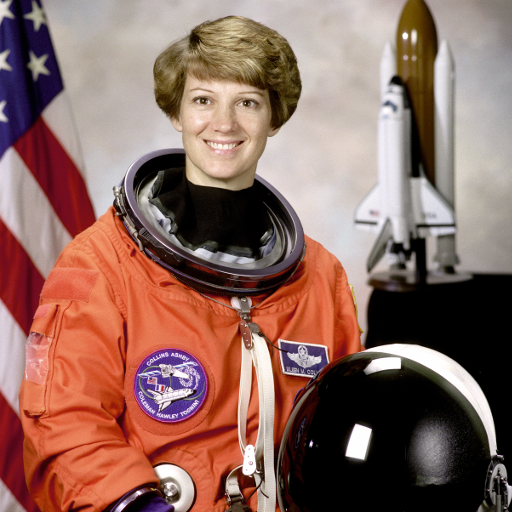
#> input picture skimage.data.astronaut(), 512 x 512 px
$ python '02_7_Computer-Vision_GImage Enhancement.py'
#> lines starting #> are read from the running program, lines starting #| are printed output that depends on the picture; after the words box and inside, x2 and y2 are one past the last pixel; in counts of white or black regions, pixels touching at a corner belong together
# -*- coding: utf-8 -*-
"""
Part G: Image Enhancement
원본: 02_Computer-Vision.ipynb (cell 142~169)
"""


# %% [markdown]
# (아래 셀들은 이전 섹션에서 정의된 상태를 이 파일 단독 실행을 위해 재구성한 것입니다.)


# %%
# --- 이전 section 상태 재구성: 원본 cell 4 ---
import cv2
import numpy as np
import matplotlib.pyplot as plt
import skimage.data

# %%
# --- 이전 section 상태 재구성: 원본 cell 57 ---
image = skimage.data.astronaut()
#> image is the input picture: shape (512, 512, 3); mean R, G, B 141.6, 105.8, 96.5
image = image.astype(np.float32) / 255.

# TODO: 이미지를 HSV 색공간으로 변환
image_hsv = cv2.cvtColor(image, cv2.COLOR_RGB2HSV)
#> image_hsv: shape (512, 512, 3) float32; mean H, S, V 78.3, 0.4, 0.6

# TODO: HSV 이미지의 각 채널 분리
h, s, v = cv2.split(image_hsv)

# TODO: V 값에 배율을 적용하여 명도 증폭
v_amplified = v * 1.5

# TODO: np.clip(v, 0, 1)을 사용하여 최소/최대값 설정
v_amplified = np.clip(v_amplified, 0, 1)

# TODO: 각 채널을 cv2.merge([h, s, v])로 결합
image_hsv_amplified = cv2.merge([h, s, v_amplified])
#> image_hsv_amplified: shape (512, 512, 3) float32; mean H, S, V 78.3, 0.4, 0.7

# TODO: 색공간을 다시 변환하여 이미지 출력
image_rgb_amplified = cv2.cvtColor(image_hsv_amplified, cv2.COLOR_HSV2RGB)
#> the sliders are set to kernel_size = 51

plt.imshow(image_rgb_amplified)
plt.axis("off");


# %%
# --- 이전 section 상태 재구성: 원본 cell 74 ---
from ipywidgets import interact

def change_kernel(kernel_size):
    # 홀수 kernel만 사용
#> called with kernel_size = 51
    if kernel_size % 2 == 0:
        kernel_size += 1

    b_blur = cv2.blur(image, (kernel_size, kernel_size))
    g_blur = cv2.GaussianBlur(image, (kernel_size, kernel_size), 0)

    plt.figure(figsize=(16,8))
    plt.subplot(1,2,1), plt.imshow(b_blur), plt.title(f"Box Filter ({kernel_size}x{kernel_size})")
    plt.subplot(1,2,2), plt.imshow(g_blur), plt.title(f"Gaussian Filter ({kernel_size}x{kernel_size})")

    for ax in plt.gcf().axes:
        ax.axis("off")

    plt.show()

interact(change_kernel, kernel_size=(1,101,2));

# %% [markdown]
# ### G. Image Enhancement

# %% [markdown]
# Image Enhancement란?
# * Color segmentation은 조명 오염에 취약
# * 대비를 강화하여 원하는 영역 추출
# * LAB 색공간 사용

# %% [markdown]
# 우선 조명 오염에 영향을 받은 이미지를 확인해봅시다.

# %%
basketball = cv2.imread('src/images/basketball_crop.jpg')
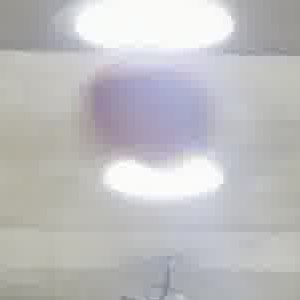
#> input picture src/images/basketball_crop.jpg, 300 x 300 px
#> basketball is the input picture: shape (300, 300, 3); mean B, G, R 191.8, 190.1, 190.6
basketball_rgb = cv2.cvtColor(basketball, cv2.COLOR_BGR2RGB)

plt.imshow(basketball_rgb)
plt.axis("off");
plt.show()

# %% [markdown]
# 해당 이미지에 이전과 동일한 방식으로 color segmentation을 적용하여 binary mask를 생성해봅시다.

# %%
# TODO: 이미지를 HSV 색공간으로 변환
basketball_hsv = cv2.cvtColor(basketball_rgb, cv2.COLOR_RGB2HSV)
#> basketball_hsv: shape (300, 300, 3); mean H, S, V 69.7, 11.7, 195.3

# TODO: lower_orange_hsv, upper_orange_hsv 배열 생성 (농구공 Hue는 대략 5~25, S와 V 범위는 시도)
lower_orange_hsv = np.array([5, 100, 100])
upper_orange_hsv = np.array([25, 255, 255])

# TODO: HSV mask 생성
mask_hsv = cv2.inRange(basketball_hsv, lower_orange_hsv, upper_orange_hsv)
#> mask_hsv: shape (300, 300); every value is 0

plt.imshow(mask_hsv, cmap="gray"), plt.title("Binary Mask")
plt.axis("off");
plt.show()

# %% [markdown]
# 정확한 HSV 범위를 알 수 없으니, 슬라이더를 사용하여 시도해봅시다.

# %%
def update_mask(
    h_low, h_high,
    s_low, s_high,
    v_low, v_high
):
    lower_orange_hsv = np.array([h_low, s_low, v_low])
    upper_orange_hsv = np.array([h_high, s_high, v_high])

    mask_hsv = cv2.inRange(basketball_hsv, lower_orange_hsv, upper_orange_hsv)

    plt.figure(figsize=(12,8))

    plt.subplot(1,2,1), plt.imshow(basketball), plt.title("Original")
    plt.axis("off")

    plt.subplot(1,2,2), plt.imshow(mask_hsv, cmap="gray")
    plt.title(f"H:{h_low}-{h_high}, S:{s_low}-{s_high}, V:{v_low}-{v_high}")
    plt.axis("off")

    plt.show()


interact(
    update_mask,
    h_low=(0, 179, 1),
    h_high=(0, 179, 1),
    s_low=(0, 255, 5),
    s_high=(0, 255, 5),
    v_low=(0, 255, 5),
    v_high=(0, 255, 5)
);
#> the sliders are set to h_low = 89, h_high = 89, s_low = 127, s_high = 127, v_low = 127, v_high = 127
plt.show()

# %% [markdown]
# 조명 오염이 매우 심하여, 아무리 시도해도 농구공 영역을 추출하기가 어렵습니다.
#
# 그러므로 HSV 색공간 대신 LAB 색공간으로 변환하여 시도해봅시다.

# %% [markdown]
# LAB 색공간:
# * 대립색 이론 (Opponent-Process Theory)를 기반으로 한 색공간
# * L* (Lightness)
#   * 인간의 눈이 체감하는 밝기 (지각 밝기)
#   * 0 ~ 100 (어두움 ~ 밝음)
# * a*
#   * -128 ~ 127 (초록 ~ 빨강)
# * b*
#   * -128 ~ 127 (파랑 ~ 노랑)

# %%
lab = cv2.cvtColor(basketball, cv2.COLOR_BGR2LAB)
#> lab: shape (300, 300, 3); mean of channels 0, 1, 2 196.5, 128.6, 127.2

lower_orange_lab = np.array([ 70, 130,  70])
upper_orange_lab = np.array([180, 230, 185])

mask_lab = cv2.inRange(lab, lower_orange_lab, upper_orange_lab)
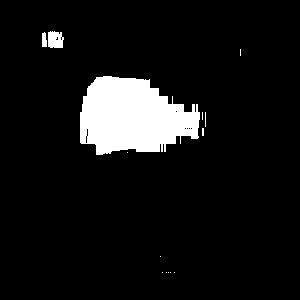
#> mask_lab: shape (300, 300); 8% white; 14 white regions (11 under 20 px), largest, box (x1, y1, x2, y2) and area: (80, 76, 200, 155) 6881, (48, 31, 64, 48) 229, (42, 32, 47, 47) 64

plt.imshow(mask_lab, cmap="gray")
plt.axis("off");
plt.show()

# %% [markdown]
# LAB 기반 color segmentation은 조명 오염에도 불구하고 농구공 영역이 어느 정도 추출되는 것을 확인했습니다.
#
# 원본 사진과 합쳐 확인해봅시다.

# %%
result_hsv = cv2.bitwise_and(basketball_rgb, basketball_rgb, mask=mask_hsv)
#> result_hsv: shape (300, 300, 3); every value is 0
result_lab = cv2.bitwise_and(basketball_rgb, basketball_rgb, mask=mask_lab)

plt.figure(figsize=(16,8))
plt.subplot(1,3,1), plt.imshow(basketball_rgb), plt.title("Original")
plt.subplot(1,3,2), plt.imshow(result_hsv), plt.title("HSV Mask Result")
plt.subplot(1,3,3), plt.imshow(result_lab), plt.title("LAB Mask Result")

for ax in plt.gcf().axes:
    ax.axis("off")
plt.show()

# %% [markdown]
# 원하는 영역을 부분적으로 추출하였으나, 조금만 더 욕심내 볼까요?
#
# LAB 기반 color segmentation과 더불어 CLAHE 기법을 적용해봅시다.

# %% [markdown]
# CLAHE (Contrast Limited Adaptive Histogram Equalization):
# * “대비 제한 적응형 히스토그램 평활화”
# * 이미지를 작은 영역으로 나누어 국소적인 대비 향상
# * 노이즈가 과도하게 증폭되지 않도록 대비 상한선을 제한

# %% [markdown]
# CLAHE (Contrast Limited Adaptive Histogram Equalization) 발전 과정:
# 1. **Histogram Equalization**
#    * 이미지 전체 밝기 분포 (히스토그램) 분석
#    * 최소/최대 밝기에 맞춰 재분포
#    * 이미지 전체를 일관적으로 처리
#    * 특정 영역만 너무 밝거나 어두워지는 현상
# 2. **Adaptive** Histogram Equalization
#    * 이미지를 격자로 분리 후 개별적으로 평탄화
#    * 단색 구역의 노이즈 대비가 극대화되는 현상
# 3. **Contrast Limited** Adaptive Histogram Equalization
#    * 히스토그램의 높이 (빈도수)가 제한을 초과하면 잘라냄
#    * 단색 영역에서도 과도하지 않은 명암비

# %% [markdown]
# 이제 CLAHE를 적용하여 명암 강화를 해봅시다.

# %%
cat = skimage.data.chelsea()
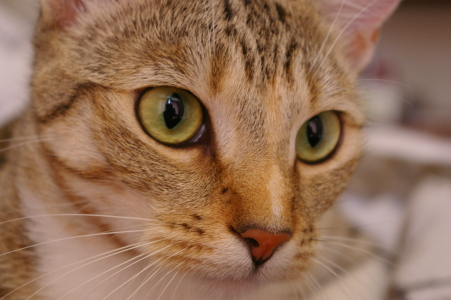
#> input picture skimage.data.chelsea(), 451 x 300 px
#> cat is the input picture: shape (300, 451, 3); mean R, G, B 147.7, 111.4, 86.8

plt.imshow(cat)
plt.axis("off");
plt.show()

# %% [markdown]
# 이 고양이의 주황색 털을 추출해 보려고 합니다.
#
# 하지만 문제가 있습니다. 옅은 주황색과 진한 주황색 털이 저희가 원하는 "주황색"과 너무나도 비슷합니다.
#
# 우선 이미지 명암 강화 없이 color segmentation을 확인해봅시다.

# %%
lower_orange_fur_hsv = np.array([12,  50,  50])
upper_orange_fur_hsv = np.array([38, 230, 230])

# TODO: 이미지를 HSV 색공간으로 변환
cat_hsv = cv2.cvtColor(cat, cv2.COLOR_RGB2HSV)
#> cat_hsv: shape (300, 451, 3); mean H, S, V 13.5, 110.1, 147.7

# TODO: 이진 마스크 생성
cat_mask = cv2.inRange(cat_hsv, lower_orange_fur_hsv, upper_orange_fur_hsv)
#> cat_mask: shape (300, 451); 56.8% white; 978 black regions (941 under 20 px), largest, box (x1, y1, x2, y2) and area: (319, 0, 451, 300) 26252, (18, 163, 292, 300) 18141, (0, 0, 40, 127) 3759

# TODO: 이미지 출력
plt.imshow(cat_mask, cmap="gray")
plt.axis("off");
plt.show()

# %% [markdown]
# 뭔가 디테일이 많이 부족한 모습입니다.
#
# 이번엔 CLAHE를 사용하여 대비를 강화해봅시다.

# %%
# TODO: 이미지를 LAB 색공간으로 변환
cat_lab = cv2.cvtColor(cat, cv2.COLOR_RGB2LAB)
#> cat_lab: shape (300, 451, 3); mean of channels 0, 1, 2 127.1, 139.4, 147.4

# TODO: 각 채널을 분리
l, a, b = cv2.split(cat_lab)

# CLAHE 생성 (clip 제한 2.0, 타일 크기 8x8)
clahe = cv2.createCLAHE(clipLimit=2.0, tileGridSize=(8, 8))

# L (Lightness) 강화
enhanced_l = clahe.apply(l)
enhanced_lab = cv2.merge((enhanced_l, a, b))
#> enhanced_lab: shape (300, 451, 3); mean of channels 0, 1, 2 137.8, 139.4, 147.4

# TODO: LAB에서 HSV 색공간으로 바로 변환을 할 수 없으므로, RGB로 변환 후 HSV로 변환
enhanced_rgb = cv2.cvtColor(enhanced_lab, cv2.COLOR_LAB2RGB)
enhanced_hsv = cv2.cvtColor(enhanced_rgb, cv2.COLOR_RGB2HSV)
#> enhanced_hsv: shape (300, 451, 3); mean H, S, V 13.7, 110, 159.8

# TODO: 강화된 이미지를 사용하여 이진 마스크 생성 (강화 전과 동일한 lower/upper HSV range 사용)
enhanced_cat_mask = cv2.inRange(enhanced_hsv, lower_orange_fur_hsv, upper_orange_fur_hsv)
#> enhanced_cat_mask: shape (300, 451); 50% white; 582 white regions (563 under 20 px), largest, box (x1, y1, x2, y2) and area: (0, 0, 412, 300) 64377, (403, 162, 451, 186) 484, (378, 266, 398, 298) 200

plt.figure(figsize=(16,10))
plt.subplot(2,2,1), plt.imshow(cat), plt.title("Original Image")
plt.subplot(2,2,2), plt.imshow(enhanced_rgb), plt.title("LAB (CLAHE) Enhanced Image")
plt.subplot(2,2,3), plt.imshow(cat_mask, cmap="gray"), plt.title("Binary Mask")
plt.subplot(2,2,4), plt.imshow(enhanced_cat_mask, cmap="gray"), plt.title("LAB (CLAHE) Enhanced Binary Mask")

for ax in plt.gcf().axes:
    ax.axis("off")
plt.show()

# %% [markdown]
# CLAHE 적용으로 명도 대비를 높이면, binary mask 생성 시 원하는 색상을 훨씬 더 명확하게 추출할 수 있습니다.
#
# 보다 더 정교한 결과를 위해서는 `skimage`의 `exposure.equalize_adapthist()` 함수를 사용하여 CLAHE를 적용할 수 있습니다.

# %%
from skimage import color, exposure

cat = skimage.data.chelsea()

lower_orange_fur_hsv = np.array([12,  50,  50])
upper_orange_fur_hsv = np.array([38, 230, 230])
lower_orange_fur_hsv = lower_orange_fur_hsv / 255.
upper_orange_fur_hsv = upper_orange_fur_hsv / 255.

hsv_cat = color.rgb2hsv(cat)
#> hsv_cat: shape (300, 451, 3) float64; mean of channels 0, 1, 2 0.0749, 0.432, 0.579

mask_normal = (
    (hsv_cat[:, :, 0] >= lower_orange_fur_hsv[0]) & (hsv_cat[:, :, 0] <= upper_orange_fur_hsv[0]) &
    (hsv_cat[:, :, 1] >= lower_orange_fur_hsv[1]) & (hsv_cat[:, :, 1] <= upper_orange_fur_hsv[1]) &
    (hsv_cat[:, :, 2] >= lower_orange_fur_hsv[2]) & (hsv_cat[:, :, 2] <= upper_orange_fur_hsv[2])
)
#> mask_normal: shape (300, 451) bool; 79.4% white; 470 black regions (440 under 20 px), largest, box (x1, y1, x2, y2) and area: (324, 0, 451, 164) 8819, (339, 183, 451, 300) 7470, (0, 5, 34, 124) 3029

lab = color.rgb2lab(cat)
#> lab: shape (300, 451, 3) float64; mean of channels 0, 1, 2 49.8, 11.4, 19.5

l_channel = lab[:, :, 0] / 100.0
l_enhanced = exposure.equalize_adapthist(
    l_channel,
    kernel_size=32,
    clip_limit=0.02
)
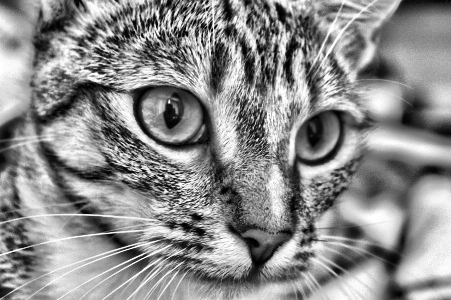
#> l_enhanced: shape (300, 451) float64; min 0, max 1, mean 0.55
lab[:, :, 0] = l_enhanced * 100.0
#> lab: shape (300, 451, 3) float64; mean of channels 0, 1, 2 55, 11.4, 19.5

rgb_enhanced = (color.lab2rgb(lab) * 255).astype(np.uint8)
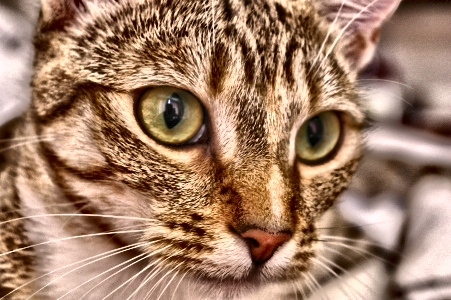
#> rgb_enhanced: shape (300, 451, 3); mean R, G, B 161.6, 126.1, 101.9
hsv_enhanced = color.rgb2hsv(rgb_enhanced)
#> hsv_enhanced: shape (300, 451, 3) float64; mean of channels 0, 1, 2 0.0751, 0.448, 0.634

mask_enhanced = (
    (hsv_enhanced[:, :, 0] >= lower_orange_fur_hsv[0]) & (hsv_enhanced[:, :, 0] <= upper_orange_fur_hsv[0]) &
    (hsv_enhanced[:, :, 1] >= lower_orange_fur_hsv[1]) & (hsv_enhanced[:, :, 1] <= upper_orange_fur_hsv[1]) &
    (hsv_enhanced[:, :, 2] >= lower_orange_fur_hsv[2]) & (hsv_enhanced[:, :, 2] <= upper_orange_fur_hsv[2])
)
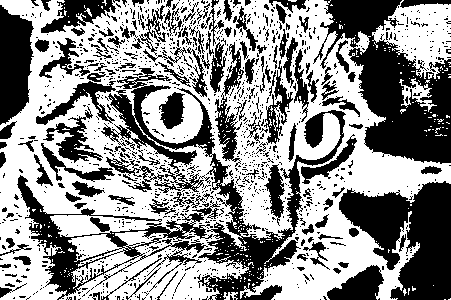
#> mask_enhanced: shape (300, 451) bool; 55.8% white; 1154 black regions (1011 under 20 px), largest, box (x1, y1, x2, y2) and area: (313, 0, 451, 164) 10466, (101, 68, 346, 300) 9539, (339, 181, 451, 300) 7983

plt.figure(figsize=(16,10))
plt.subplot(2,2,1), plt.imshow(cat), plt.title("Original Image")
plt.subplot(2,2,2), plt.imshow(rgb_enhanced), plt.title("LAB (CLAHE) Enhanced Image")
plt.subplot(2,2,3), plt.imshow(mask_normal, cmap="gray"), plt.title("Binary Mask")
plt.subplot(2,2,4), plt.imshow(mask_enhanced, cmap="gray"), plt.title("LAB (CLAHE) Enhanced Binary Mask")

for ax in plt.gcf().axes:
    ax.axis("off")
plt.show()

# %% [markdown]
# 이제 CLAHE를 사용하여 이전에 시도했던 조명 오염이 강한 농구공 이미지를 강화해봅시다.

# %%
lower_basketball_lab = np.array([70, 130, 70])
upper_basketball_lab = np.array([180, 230, 185])

basketball = cv2.imread('src/images/basketball_crop.jpg')

# TODO: LAB 색공간으로 변환
basketball_lab = cv2.cvtColor(basketball, cv2.COLOR_BGR2LAB)

# TODO: 각 채널 분리
l, a, b = cv2.split(basketball_lab)
#> l: shape (300, 300)
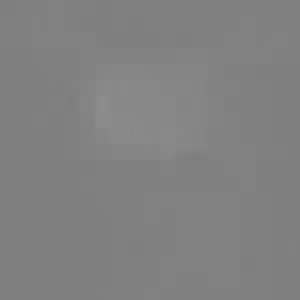
#> a: shape (300, 300); min 125, max 141, mean 128.6

# TODO: CLAHE 생성 (clipLimit은 3.0, tileGridSize는 8x8로 설정)
clahe = cv2.createCLAHE(clipLimit=3.0, tileGridSize=(8, 8))

# TODO: L 채널에 CLAHE 적용 후 강화된 이미지 생성
l_clahe_enhanced = clahe.apply(l)
basketball_enhanced_lab = cv2.merge((l_clahe_enhanced, a, b))

# TODO: 강화된 이미지로 binary mask 생성
mask_enhanced = cv2.inRange(basketball_enhanced_lab, lower_basketball_lab, upper_basketball_lab)

# TODO: 강화된 이미지를 RGB로 변환 후 마스크를 통해 이미지 내 관심 영역만 추출
basketball_enhanced_rgb = cv2.cvtColor(basketball_enhanced_lab, cv2.COLOR_LAB2RGB)
final_result = cv2.bitwise_and(basketball_enhanced_rgb, basketball_enhanced_rgb, mask=mask_enhanced)

plt.figure(figsize=(16,8))
plt.subplot(1,3,1), plt.imshow(basketball_rgb), plt.title("Original")
plt.subplot(1,3,2), plt.imshow(result_lab), plt.title("LAB Segmentation Result")
plt.subplot(1,3,3), plt.imshow(final_result), plt.title("LAB (CLAHE) Enhanced Segmentation Result")

for ax in plt.gcf().axes:
    ax.axis("off")
plt.show()

# %% [markdown]
# CLAHE를 적용하여 기존 LAB 색 공간 color segmentation보다 농구공 영역이 더욱 정확하게 추출되는 것을 확인했습니다.
#
# 하지만 여전히 농구공 외에 불필요한 영역도 함께 추출되는 한계가 있습니다.
#
# 그렇다면 오직 농구공 영역만 정밀하게 검출하려면 어떻게 해야 할까요?

# %% [markdown]
# ---
